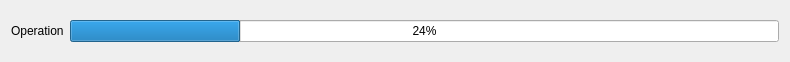
<?xml version="1.0" encoding="UTF-8"?>
<ui version="4.0">
 <class>Progress</class>
 <widget class="QWidget" name="Progress">
  <property name="geometry">
   <rect>
    <x>0</x>
    <y>0</y>
    <width>790</width>
    <height>62</height>
   </rect>
  </property>
  <property name="windowTitle">
   <string>Progress</string>
  </property>
  <layout class="QGridLayout" name="gridLayout_2">
   <item row="0" column="0">
    <layout class="QGridLayout" name="gridLayout">
     <item row="0" column="0">
      <layout class="QHBoxLayout" name="lytAction">
       <item>
        <widget class="QLabel" name="operation">
         <property name="text">
          <string>Operation</string>
         </property>
        </widget>
       </item>
       <item>
        <widget class="QProgressBar" name="bar">
         <property name="value">
          <number>24</number>
         </property>
        </widget>
       </item>
      </layout>
     </item>
    </layout>
   </item>
  </layout>
 </widget>
 <resources/>
 <connections/>
</ui>
